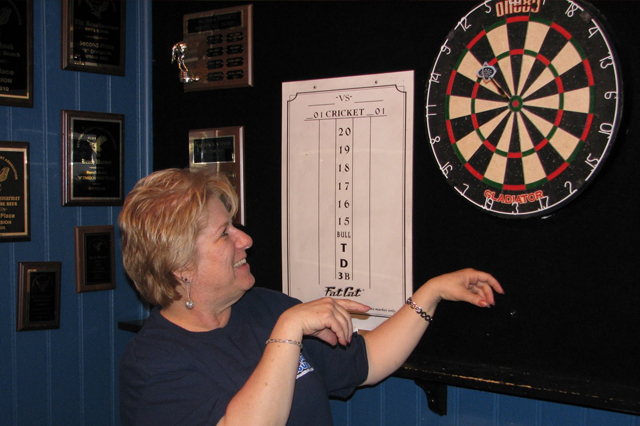
#> input picture CW-I-Shape-Detection-Dartboard/Dartboard/dart0.jpg, 640 x 426 px; its folder holds only this picture in this run
$ python dart.py
#> lines starting #> are read from the running program, lines starting #| are printed output that depends on the picture; after the words box and inside, x2 and y2 are one past the last pixel; in counts of white or black regions, pixels touching at a corner belong together; long printed decimals are rounded
################################################
#
# COMS30068 - face.py
# University of Bristol
#
################################################

import numpy as np
import cv2
import os
import sys
import argparse
import re

class Box:
    def __init__(self, x, y, w, h):
        self.x = x
        self.y = y
        self.w = w
        self.h = h


# LOADING THE IMAGE
# Example usage: python filter2d.py -n car1.png
parser = argparse.ArgumentParser(description='face detection')
parser.add_argument('-name', '-n', type=str)
args = parser.parse_args()

# /** Global variables */
cascade_name = "Dartboardcascade/cascade.xml"

# 2. Load the Strong Classifier in a structure called `Cascade'
model = cv2.CascadeClassifier()
if not model.load(cascade_name): # if got error, you might need `if not model.load(cv2.samples.findFile(cascade_name)):' instead
    print('--(!)Error loading cascade model')
    exit(0)


def detectAndDisplay(frame):
    detectedList = []
	# 1. Prepare Image by turning it into Grayscale and normalising lighting
    frame_gray = cv2.cvtColor(frame, cv2.COLOR_BGR2GRAY)
    frame_gray = cv2.equalizeHist(frame_gray)
    # 2. Perform Viola-Jones Object Detection
    darts = model.detectMultiScale(frame_gray, scaleFactor=1.1, minNeighbors=3, flags=0, minSize=(20,20), maxSize=(210,210))
    # 3. Print number of Darts found
    # print(len(darts))
    # 4. Draw box around darts found
    for i in range(0, len(darts)):
        start_point = (darts[i][0], darts[i][1])
        end_point = (darts[i][0] + darts[i][2], darts[i][1] + darts[i][3])
        colour = (0, 255, 0)
        thickness = 2
        frame = cv2.rectangle(frame, start_point, end_point, colour, thickness)
        detectedList.append(Box(darts[i][0], darts[i][1], darts[i][2], darts[i][3]))

    return detectedList


def iou(box1, box2):
    topLeftX = max(box1.x, box2.x)
    topLeftY = max(box1.y, box2.y)

    bottomRightX = min(box1.x+box1.w, box2.x+box2.w)
    bottomRightY = min(box1.y+box1.h, box2.y+box2.h)

    intersectedWidth = max(0, bottomRightX - topLeftX)
    intersectedHeight = max(0, bottomRightY - topLeftY)

    intersectionArea = intersectedWidth * intersectedHeight
    box1Area = box1.w * box1.h
    box2Area = box2.w * box2.h
    unionArea = box1Area + box2Area - intersectionArea

    if unionArea == 0:
        return 0
    return intersectionArea / unionArea


# ************ NEED MODIFICATION ************
def readGroundtruth(imageName, frame, filename='groundtruth.txt'):
    groundTruthList = []
    # read bounding boxes as ground truth
    with open(filename) as f:
        # read each line in text file
        for line in f.readlines():
            content_list = line.split(",")
            img_name = content_list[4]
            x = float(content_list[0])
            y = float(content_list[1])
            width = float(content_list[2])
            height = float(content_list[3])
            x= int(x)
            y= int(y)
            width= int(width)
            height= int(height)
            # print(img_name in imageName)
            # print(imageName[14:17], img_name)
            if img_name in imageName:
                # print(str(x)+' '+str(y)+' '+str(width)+' '+str(height))
                groundTruthList.append(Box(x, y, width, height))

                start_point = (x, y)
                end_point = (x+width, y+height)
                colour = (0, 0, 255)
                thickness = 2
                frame = cv2.rectangle(frame, start_point, end_point, colour, thickness)
    return groundTruthList

def computeScores(detectedList, groundTruthList, threshold=0.5):
    FN = 0
    FP = 0
    TP = 0

    matchedGroundTruthBoxes = set()

    for detectedBox in detectedList:
        bestGTIndex = -1
        bestIOU = 0

        # determine best ground truth corresponding to the detected box
        for i, groundTruthBox, in enumerate(groundTruthList):
            currIOU = iou(groundTruthBox, detectedBox)
            if currIOU > bestIOU:
                bestGTIndex = i
                bestIOU = currIOU
        # if the boxes overlap, check if ground truth already matched
        if bestIOU > threshold:
            if bestGTIndex not in matchedGroundTruthBoxes:
                matchedGroundTruthBoxes.add(bestGTIndex)
                TP += 1
            else:
                FP += 1
        else:
            FP += 1
    FN = len(groundTruthList) - len(matchedGroundTruthBoxes)
    return FN, FP, TP

def F1(FN, FP, TP):
    if TP != 0:

        recall = TP / (TP + FN) # aka TPR

        precision = TP / (TP + FP)

        return 2*precision*recall/(precision+recall)
    else:
        return None

def evaluateImage(imageName):
    # ignore if no such file is present.
#> called with imageName = './Dartboard/dart0.jpg'
    if (not os.path.isfile(imageName)) or (not os.path.isfile(cascade_name)):
        print('No such file')
        sys.exit(1)

    # 1. Read Input Image
    frame = cv2.imread(imageName, 1)
#> frame is the input picture: shape (426, 640, 3); mean B, G, R 55.7, 56.9, 65.9

    # ignore if image is not array.
    if not (type(frame) is np.ndarray):
        print('Not image data')
        sys.exit(1)


    # 3. Detect Darts and Display Result
    detectedList = detectAndDisplay( frame )
#> in detectAndDisplay, `frame_gray = cv2.cvtColor(frame, cv2.COLOR_BGR2GRAY)`:
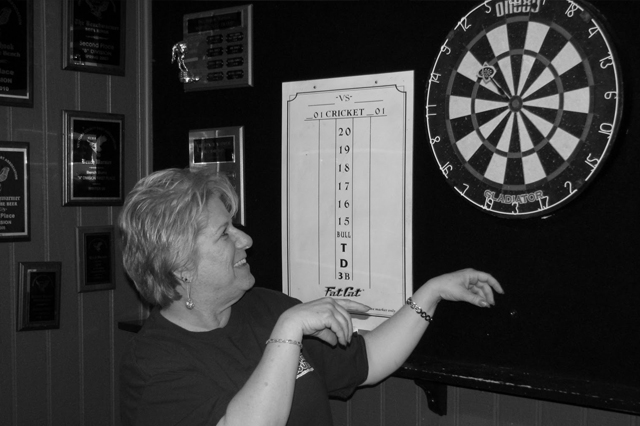
#> frame_gray: shape (426, 640); min 0, max 251, mean 59.4
#> in detectAndDisplay, `frame_gray = cv2.equalizeHist(frame_gray)`:
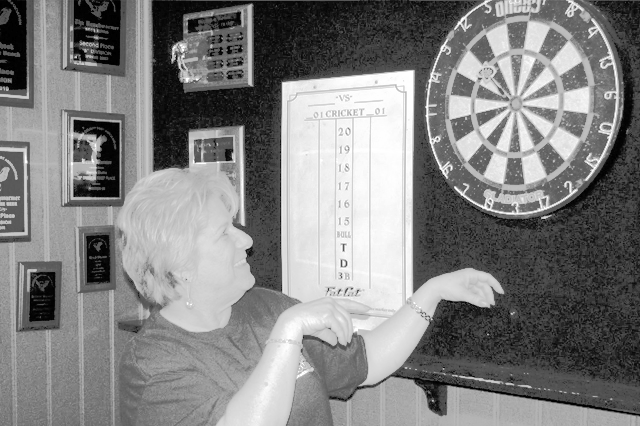
#> frame_gray: shape (426, 640); min 0, max 255, mean 129.4
#> in detectAndDisplay, `darts = model.detectMultiScale(frame_gray, scaleFactor=1.1, minNeighbo..`: darts = [[536, 252, 51, 51], [444, 18, 166, 166]]
#> the loop in detectAndDisplay, `for i in range(0, len(darts)):` made 2 passes
#> (end_point, colour, thickness) on passes 1 to 2: ((587, 303), (0, 255, 0), 2), ((610, 184), (0, 255, 0), 2)
#> pass 1, in detectAndDisplay, `frame = cv2.rectangle(frame, start_point, end_point, colour, thickness)`:
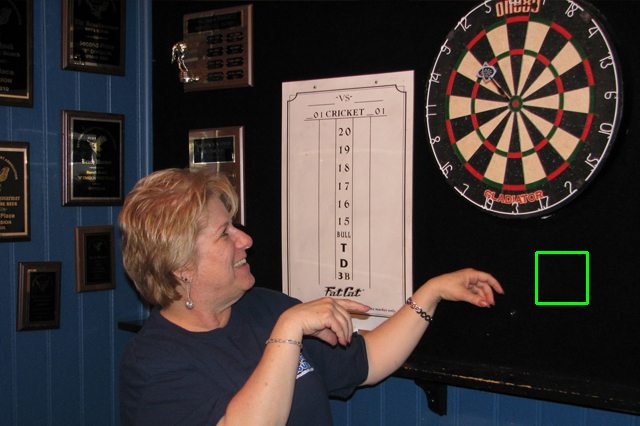
#> frame: shape (426, 640, 3); 0.22% of pixels changed, all inside (x1, y1, x2, y2) = (535, 251, 589, 305)
#> pass 2, in detectAndDisplay, `frame = cv2.rectangle(frame, start_point, end_point, colour, thickness)`:
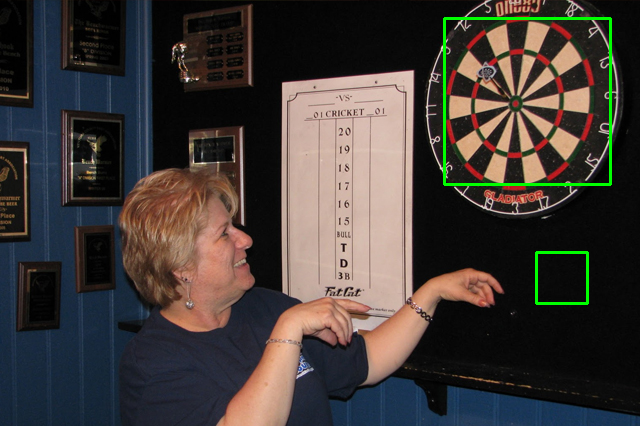
#> frame: shape (426, 640, 3); 0.73% of pixels changed, all inside (x1, y1, x2, y2) = (443, 17, 612, 186)
#> after the loop in detectAndDisplay, `for i in range(0, len(darts)):`: detectedList = 2 items
#> detectedList = 2 items
    groundTruthList = readGroundtruth(imageName, frame)
#> (reads CW-I-Shape-Detection-Dartboard/groundtruth.txt from the repository)
#> the loop in readGroundtruth, `for line in f.readlines():` made 21 passes
#> pass 1, in readGroundtruth, `frame = cv2.rectangle(frame, start_point, end_point, colour, thickness)`:
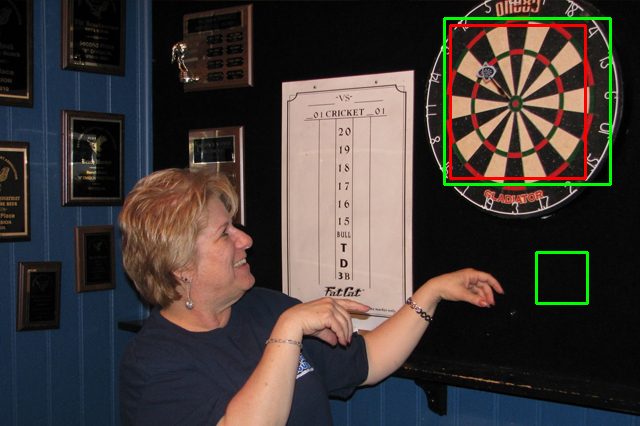
#> frame: shape (426, 640, 3); 0.63% of pixels changed, all inside (x1, y1, x2, y2) = (449, 24, 587, 180)
#> after the loop in readGroundtruth, `for line in f.readlines():`: groundTruthList = 1 item
#> groundTruthList = 1 item

    FN, FP, TP = computeScores(detectedList,groundTruthList,0.2)
#> the loop in computeScores, `for detectedBox in detectedList:` made 2 passes
#> after the loop in computeScores, `for detectedBox in detectedList:`: FP = 1; matchedGroundTruthBoxes = 1 item
#> in computeScores, `FN = len(groundTruthList) - len(matchedGroundTruthBoxes)`: FN = 0
#> FN = 0; FP = 1; TP = 1
    print(FN, FP, TP)
#| 0 1 1

    # 4. Save Result Image
    index = re.findall(r"\d+", imageName)[0]
    cv2.imwrite( "Results/detected"+str(index)+".jpg", frame )


    F1score = F1(FN, FP, TP)
#> in F1, `precision = TP / (TP + FP)`: precision = 0.5
#> F1score = 0.667
    if F1score:
        print(F1score)
#| 0.6667
    else:
        print("No True Positives")

    return FN, FP, TP


# ==== MAIN ==============================================

imageName = args.name


if imageName == None:
    dirName = "./Dartboard/"
    totalFN = totalFP = totalTP = 0
    for i, _ in enumerate(os.listdir(dirName)):
        # print(i)
        imageName = dirName + "dart" + str(i) +".jpg"
        FN, FP, TP = evaluateImage(imageName)
#> FN = 0; FP = 1; TP = 1
        totalFN += FN
#> totalFN = 0
        totalFP += FP
#> totalFP = 1
        totalTP += TP
#> totalTP = 1


    combinedF1 = F1(totalFN, totalFP, totalTP)
#> combinedF1 = 0.667
    if combinedF1:
        print("combined F1:", combinedF1)
#| combined F1: 0.6667
    else:
        print("No True Positives")


else:
    evaluateImage(imageName)
